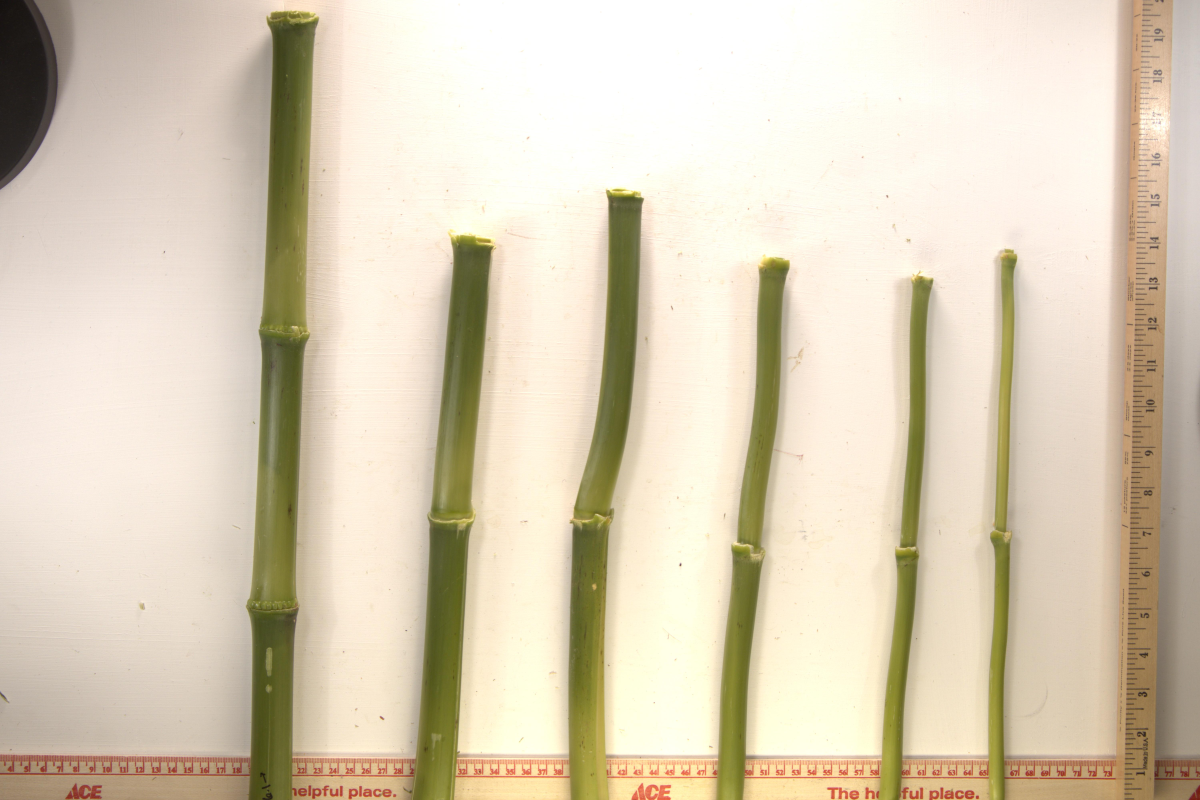
#> input picture test_images/sample_outputs/batch_corn_20250811_01-Example/raw_to_jpg/set_6_20250811.jpg, 6000 x 4000 px (shown at 1/5 size)
$ python -i measure_stems.py   (imports and definitions only)
#> lines starting #> are read from the running program, lines starting #| are printed output that depends on the picture
"""
measure_stems.py - stem diameter and internode length from the white-background images.

For every image (one stalk, cut into sections and laid side by side):
  1. each section is segmented, and a smooth centerline is built from its skeleton
     (longest path, end hooks trimmed, smoothed, ends extended to the cut faces);
  2. the reviewed node detections are placed on the centerline, the cut ends are added
     as internode boundaries, nodes closer than 2.0 cm are merged, and each internal
     node is moved to the nearest diameter peak (the node collar) within 0.5 cm;
  3. the diameter is measured perpendicular to the centerline at every node and at
     10, 30, 50, 70 and 90 % of the curved length of each internode (D1-D5);
  4. internode lengths are measured along the centerline (and as straight and vertical
     distances for comparison), and section lengths are added up to give positions on
     the original stalk;
  5. as a baseline, diameters are also measured every 5 cm along the stalk without
     using the nodes.

Scale: each section uses the pixel-per-mm value at its own position in the photo,
from <session>/calibration.csv (calibration.py).
Nodes: label files reviewed by hand (first line "# reviewed", from review_nodes.py) are
used as saved; for unreviewed files, detections closer than 250 px are merged first.

Results go to <session>/analysis_output_comparison/<image>/ (Excel tables and figures).
"""

import cv2
import numpy as np
import pandas as pd
from pathlib import Path
from skimage import morphology, measure
from openpyxl import load_workbook
from openpyxl.styles import Font
from openpyxl.worksheet.hyperlink import Hyperlink
import matplotlib.pyplot as plt
import os

from calibration import load_image_calibration, scale_at
from config import OUTPUT_DIR

# ── SETTINGS ────────────────────────────────────────────────────────────────────
BASE_DIR = Path(OUTPUT_DIR)          # folder with the session (batch_*) folders

# Fallback scale, used only when an image has no row in calibration.csv
# or when USE_RULER_CALIBRATION = False.
DEFAULT_PX_PER_MM_VERT = 8.319
DEFAULT_PX_PER_MM_DIAM = 8.319
px_per_mm_vert = DEFAULT_PX_PER_MM_VERT
px_per_mm_diam = DEFAULT_PX_PER_MM_DIAM

# Each section gets the px/mm at its own position in the photo, because a slightly
# tilted camera makes one side of the photo look bigger.
USE_RULER_CALIBRATION = True
CAL = None   # calibration row of the image being processed (set in batch_process_stems)

MIN_NODE_GAP_CM = 2.0
MIN_VALID_ROWS_FOR_NODE_SNAP = 3
NODE_REFINE_CM = 0.5       # a YOLO node may be moved at most this far, to the nearest node-collar peak (0 = never move)
NODE_PEAK_MIN_PCT = 2.0    # a collar peak must stand out by this % of the local diameter

# Tangent settings
TANGENT_NEIGHBOR_RADIUS = 18
TANGENT_SAMPLE_HALF_WINDOW = 3
RAY_STEP = 0.5
MAX_RAY_STEPS = 2000

# Centerline settings: all points are placed ON the stem centerline
# (longest skeleton path, side branches removed, smoothed) and the tangent is
# taken from this smooth centerline, so points never fall outside a curved stem.
CENTERLINE_TRIM_RADII = 2.0   # skeleton end hooks (into cut-end corners) are trimmed: this many stem radii
CENTERLINE_TRIM_MIN_MM = 15.0 # ... and at least this length at each end
END_DIRECTION_MM = 10.0       # the trimmed ends are extended straight, direction from the last 10 mm
CENTERLINE_SMOOTH_MM = 8.0    # moving-average window along the centerline
END_MEASURE_MM = 4.0          # no cross-section closer than this to a cut end

# Five representative diameter positions are sampled within each internode.
INTERNODE_SAMPLE_FRACS = [0.10, 0.30, 0.50, 0.70, 0.90]

# Drawing settings (paper-friendly)
SHOW_SKELETON = False
SHOW_CONTOUR = True

# Mask smoothing: removes thin boundary spurs (residual background fringe,
# leaf-sheath fragments, adaptive-threshold texture) before the skeleton,
# centerline and diameters are computed. The drawn contour is the measured mask.
SMOOTH_MASK = True
SMOOTH_RADIUS_MM = 0.6     # opening radius; keep well below half the thinnest stem width

COLOR_CONTOUR = (0, 255, 0)        # green contour
COLOR_SKELETON = (255, 255, 0)      # cyan skeleton
COLOR_TANGENT_METHOD = (0, 215, 255) # bright yellow-green diameter lines
COLOR_NODE_TEXT = (0, 255, 0)       # green node markers
COLOR_DIAM_TEXT = (0, 0, 255)       # red diameter text

LINE_THICKNESS = 7
TEXT_SCALE = 2.3
TEXT_THICKNESS = 5
NODE_TEXT_SCALE = 2.4
NODE_TEXT_THICKNESS = 5
LABEL_X_OFFSET = 32

# ── NODE-GUIDED vs FIXED-SPACING SETTINGS ───────────────────────────────
# Method A = node-guided sampling: 5 points per internode.
# Method B2 = fixed-coordinate baseline: points every FIXED_SPACING_CM (5 cm) along the
#            curved stem centerline, measured from the ORIGINAL STALK BASE
#            (cut sections keep their stalk positions). Nodes are not used at
#            all, neither for the positions nor for the number of points, so
#            A and B2 can have different point counts (reported in the summary).
# Both methods use the same measure_robust_tangent_diameter(); only the
# sampling positions differ.
FIXED_SPACING_CM = 5.0    # Method B2 spacing along the stalk centerline (cm)
B2_LABEL = f"B2_fixed_{FIXED_SPACING_CM:g}cm"   # method name used in Excel and figures
# Extra fixed-spacing run at a density close to Method A (images only, no Excel):
# shows the node-guidance effect when both methods have a similar number of points.
EXTRA_FIXED_SPACING_CM = 2.5
FIGURE_DPI = 300                 # all saved figures carry this DPI
CENTERLINE_DRAW_THICKNESS = 12   # px, centerline in the centerline figure
COLOR_CENTERLINE_DRAW = (0, 0, 230)   # red (BGR)
INTERNODE_COLORS = [(0, 0, 220), (220, 110, 0), (160, 30, 160), (0, 140, 255), (0, 150, 0)]   # BGR, one per internode
SAMPLES_PER_INTERNODE = len(INTERNODE_SAMPLE_FRACS)
NODE_ZONE_CM = 1.0        # a point within this vertical distance of a node is "near node"
MIDPOINT_WINDOW = 0.10    # internode midpoint covered if a point has |r - 0.5| <= this

# B2 bookkeeping, written to Excel: where each cut section sits on the original
# stalk, and which fixed points were skipped because they fell next to a cut end.
B2_SECTION_LOG = []
NODE_REFINE_LOG = []   # what happened to each internal YOLO node
JOINT_END_MM = (8.0, 10.0, 12.0, 14.0)   # end diameter = median of cross-sections this far from the cut end
JOINT_TOL_PCT = 10.0                     # joint flagged when P(k) top and P(k+1) bottom differ by more
B2_SKIPPED_LOG = []
# Internode lengths by 3 methods, and every point's position on the piece and on the stalk.
INTERNODE_LENGTH_LOG = []
POSITION_LOG = []

COLOR_FIXED_METHOD = (0, 140, 255)     # orange (BGR) fixed-spacing lines
COLOR_FIXED_NEAR_NODE = (255, 0, 255)  # magenta: fixed points inside the node zone

COMPARISON_OUTPUT_SUBDIR = "analysis_output_comparison"   # results folder inside each session

# Sessions listed in this file are skipped on later runs (delete a line to redo a session).
comparison_log = os.path.join(BASE_DIR, "comparison_completed_batches.txt")

completed_comparison_batches = set()
# [3 lines not run here, left out]


# ── HELPERS ──────────────────────────────────────────────────────────────
# [80 lines left out: functions load_image_gray, sharpen_unsharp_mask, load_node_labels, skeletonize_region, not called in this run]


def connect_and_fill(binary_img, connect_dist=15):
    """Close small gaps and fill holes in the segmented stem mask."""
    binary = (binary_img > 0).astype(np.uint8) * 255

    kernel = cv2.getStructuringElement(cv2.MORPH_ELLIPSE, (connect_dist, connect_dist))
    connected = cv2.morphologyEx(binary, cv2.MORPH_CLOSE, kernel, iterations=2)

    inv = cv2.bitwise_not(connected)
    h, w = inv.shape[:2]
    mask = np.zeros((h + 2, w + 2), np.uint8)
    flood = inv.copy()
    cv2.floodFill(flood, mask, (0, 0), 255)
    flood_inv = cv2.bitwise_not(flood)
    filled = connected | flood_inv

    filled = cv2.morphologyEx(filled, cv2.MORPH_CLOSE, np.ones((5, 5), np.uint8), iterations=1)
    return filled


# [285 lines left out: functions extract_final_contours, snap_to_skeleton_ywise, snap_to_skeleton_nearest, collect_local_skeleton_points, estimate_local_tangent_direction, trace_to_stem_boundary and 5 more, not called in this run]


def _arc(pts):
    return np.r_[0.0, np.cumsum(np.hypot(*np.diff(pts, axis=0).T))]


# [110 lines left out: functions build_centerline, centerline_curvature_profile, centerline_index, not called in this run]


def snap_to_centerline(C, x, y):
    i = centerline_index(C, x, y)
    return int(round(C["pts"][i, 0])), int(round(C["pts"][i, 1]))


# [1600 lines left out: functions centerline_point_between, measure_on_centerline, draw_node_label, draw_measurement, fixed_spacing_positions, stalk_position_px and 17 more, not called in this run]


# [2 lines not run here, left out]

>>> import cv2
>>> picture = cv2.imread('test_images/sample_outputs/batch_corn_20250811_01-Example/raw_to_jpg/set_6_20250811.jpg', cv2.IMREAD_GRAYSCALE)
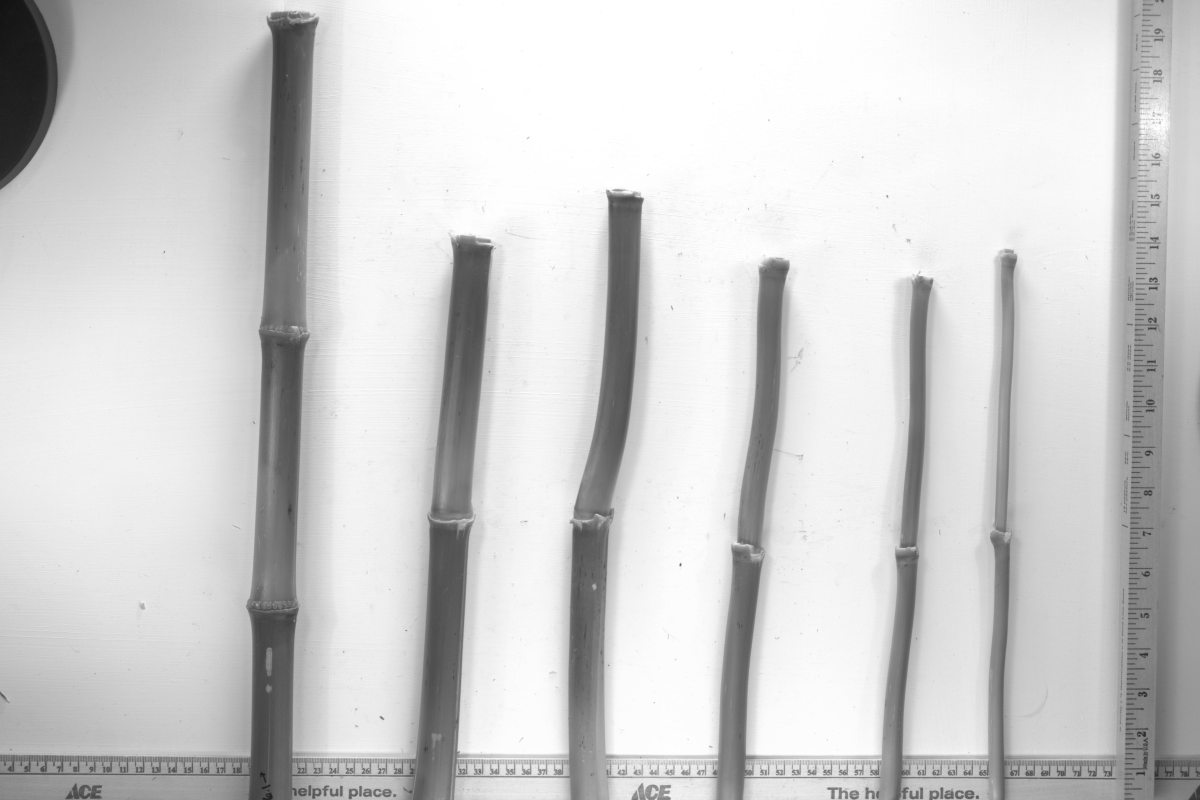
#> picture: shape (4000, 6000) (shown at 1/5 size); min 14, max 255, mean 207.4
>>> result = connect_and_fill(picture)
#> in connect_and_fill, `binary = (binary_img > 0).astype(np.uint8) * 255`: binary: shape (4000, 6000); every value is 255
#> in connect_and_fill, `inv = cv2.bitwise_not(connected)`: inv: shape (4000, 6000); every value is 0
